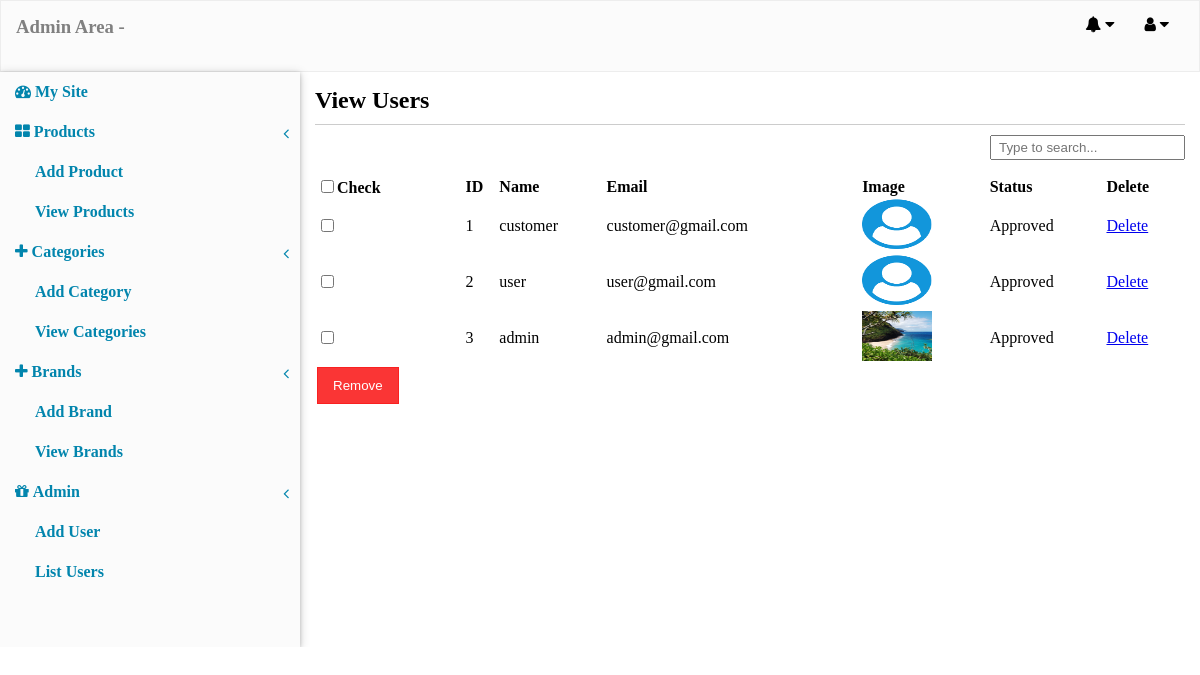
Page /admin_area/index.php?action=view_users (signed in) on the committed database.
### tables this page shows
CREATE TABLE `users` (
  `id` int(11) NOT NULL,
  `ip_address` varchar(255) NOT NULL,
  `name` text NOT NULL,
  `email` varchar(255) NOT NULL,
  `password` varchar(100) NOT NULL,
  `country` varchar(100) NOT NULL,
  `city` varchar(100) NOT NULL,
  `contact` text NOT NULL,
  `user_address` text NOT NULL,
  `image` varchar(255) NOT NULL,
  `role` varchar(50) NOT NULL DEFAULT 'guest',
  `visible` tinyint(1) NOT NULL DEFAULT '1'
);

### admin_area/includes/view_users.php (the view, shortened to what this page needs)
<div class="view_product_box">
<h2>View Users</h2>
<div class="border_bottom"></div>
<form action="" method="post" enctype="multipart/form-data" />
<div class="search_bar">
  <input type="text" id="search" placeholder="Type to search..." />
</div>
<table width="100%">
 <thead>
  <tr>
   <th><input type="checkbox" id="checkAll" />Check</th>
   <th>ID</th>
   <th>Name</th>
   <th>Email</th>
   <th>Image</th>
   <th>Status</th>
   <th>Delete</th>
  </tr>
 </thead>
 <?php
 $all_users = mysqli_query($con,"select * from users order by id DESC ");
 $i = 1;
 while($row=mysqli_fetch_array($all_users)){
 ?>
 <tbody>
  <tr>
   <td><input type="checkbox" name="deleteAll[]" value="<?php echo $row['id'];?>" /></td>
   <td><?php echo $i; ?></td>
   <td><?php echo $row['name']; ?></td>
   <td><?php echo $row['email']; ?></td>
   <td>
   <?php if($row['image'] !=''){ ?>
   <img src="../upload-files/<?php echo $row['image']; ?>" width="70" height="50" />
   <?php }else{ ?>
   <img src="../images/profile-icon.png" width="70" height="50" />
   <?php } ?>
   </td>
   <td>
   <?php
   if($row['visible'] == 1){
    echo "Approved";
   }else{
    echo "Pending";
   }
   ?>
   </td>
   <td><a href="index.php?action=view_users&delete_user=<?php echo $row['id'];?>">Delete</a></td>
  </tr>
 </tbody>
 <?php $i++;}  ?>
<tr>
<td><input type="submit" name="delete_all" value="Remove" /></td>
</tr>
</table>
</div>

### admin_area/styles/desktop.css (style rules this page uses)
html, body, div, span, applet, object, iframe, h1, h2, h3, h4, h5, h6, p, blockquote, pre, a, abbr, acronym, address, big, cite, code, del, dfn, em, img, ins, kbd, q, s, samp, small, strike, strong, sub, sup, tt, var, b, u, i, center, dl, dt, dd, ol, ul, li, fieldset, form, label, legend, table, caption, tbody, tfoot, thead, tr, th, td, article, aside, canvas, details, embed, figure, figcaption, footer, header, hgroup, menu, nav, output, ruby, section, summary, time, mark, audio, video { margin: 0; padding: 0; border: 0; //font-size: 100%; //font: inherit; //vertical-align: baseline; }
.border_bottom { border-bottom:0.01px solid rgba(0,0,0,0.2); margin:10px 0; }
.search_bar { float:right; margin-bottom:15px; }
.search_bar input[type=text] { padding:3px 7px; }
.view_product_box th, .view_product_box td { text-align:left; }
.view_product_box input[type=submit] { padding:10px 15px; background: rgba(250, 32, 32, 0.9); border: 0.01px solid rgba(250, 32, 32, 0.9); color:white; }

### rows in the picture
users: name "customer", email "customer@gmail.com", visible "Approved"
users: name "user", email "user@gmail.com", visible "Approved"
users: name "admin", email "admin@gmail.com", image (picture), visible "Approved"
